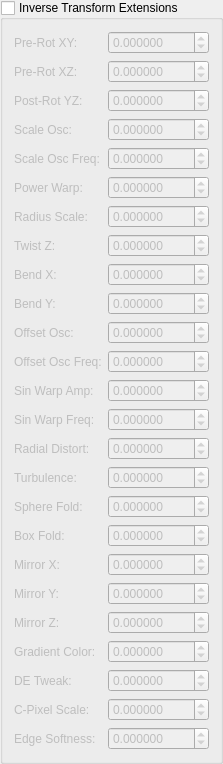
   <widget class="QGroupBox" name="groupCheck_inverse_extensions">
    <property name="title"><string>Inverse Transform Extensions</string></property>
    <property name="checkable"><bool>true</bool></property>
    <property name="checked"><bool>false</bool></property>
    <layout class="QGridLayout">
     <item row="0" column="0">
      <widget class="QLabel"><property name="text"><string>Pre-Rot XY:</string></property></widget>
     </item>
     <item row="0" column="1">
      <widget class="MyDoubleSpinBox" name="spinboxd_transf_iv_pre_rot_xy">
       <property name="decimals"><number>6</number></property>
       <property name="minimum"><double>-1000.000000</double></property>
       <property name="maximum"><double>1000.000000</double></property>
       <property name="singleStep"><double>0.1</double></property>
      </widget>
     </item>
     <item row="1" column="0">
      <widget class="QLabel"><property name="text"><string>Pre-Rot XZ:</string></property></widget>
     </item>
     <item row="1" column="1">
      <widget class="MyDoubleSpinBox" name="spinboxd_transf_iv_pre_rot_xz">
       <property name="decimals"><number>6</number></property>
       <property name="minimum"><double>-1000.000000</double></property>
       <property name="maximum"><double>1000.000000</double></property>
       <property name="singleStep"><double>0.1</double></property>
      </widget>
     </item>
     <item row="2" column="0">
      <widget class="QLabel"><property name="text"><string>Post-Rot YZ:</string></property></widget>
     </item>
     <item row="2" column="1">
      <widget class="MyDoubleSpinBox" name="spinboxd_transf_iv_post_rot_yz">
       <property name="decimals"><number>6</number></property>
       <property name="minimum"><double>-1000.000000</double></property>
       <property name="maximum"><double>1000.000000</double></property>
       <property name="singleStep"><double>0.1</double></property>
      </widget>
     </item>
     <item row="3" column="0">
      <widget class="QLabel"><property name="text"><string>Scale Osc:</string></property></widget>
     </item>
     <item row="3" column="1">
      <widget class="MyDoubleSpinBox" name="spinboxd_transf_iv_scale_osc">
       <property name="decimals"><number>6</number></property>
       <property name="minimum"><double>-1000.000000</double></property>
       <property name="maximum"><double>1000.000000</double></property>
       <property name="singleStep"><double>0.1</double></property>
      </widget>
     </item>
     <item row="4" column="0">
      <widget class="QLabel"><property name="text"><string>Scale Osc Freq:</string></property></widget>
     </item>
     <item row="4" column="1">
      <widget class="MyDoubleSpinBox" name="spinboxd_transf_iv_scale_osc_freq">
       <property name="decimals"><number>6</number></property>
       <property name="minimum"><double>-1000.000000</double></property>
       <property name="maximum"><double>1000.000000</double></property>
       <property name="singleStep"><double>0.1</double></property>
      </widget>
     </item>
     <item row="5" column="0">
      <widget class="QLabel"><property name="text"><string>Power Warp:</string></property></widget>
     </item>
     <item row="5" column="1">
      <widget class="MyDoubleSpinBox" name="spinboxd_transf_iv_power_warp">
       <property name="decimals"><number>6</number></property>
       <property name="minimum"><double>-1000.000000</double></property>
       <property name="maximum"><double>1000.000000</double></property>
       <property name="singleStep"><double>0.1</double></property>
      </widget>
     </item>
     <item row="6" column="0">
      <widget class="QLabel"><property name="text"><string>Radius Scale:</string></property></widget>
     </item>
     <item row="6" column="1">
      <widget class="MyDoubleSpinBox" name="spinboxd_transf_iv_radius_scale">
       <property name="decimals"><number>6</number></property>
       <property name="minimum"><double>-1000.000000</double></property>
       <property name="maximum"><double>1000.000000</double></property>
       <property name="singleStep"><double>0.1</double></property>
      </widget>
     </item>
     <item row="7" column="0">
      <widget class="QLabel"><property name="text"><string>Twist Z:</string></property></widget>
     </item>
     <item row="7" column="1">
      <widget class="MyDoubleSpinBox" name="spinboxd_transf_iv_twist_z">
       <property name="decimals"><number>6</number></property>
       <property name="minimum"><double>-1000.000000</double></property>
       <property name="maximum"><double>1000.000000</double></property>
       <property name="singleStep"><double>0.1</double></property>
      </widget>
     </item>
     <item row="8" column="0">
      <widget class="QLabel"><property name="text"><string>Bend X:</string></property></widget>
     </item>
     <item row="8" column="1">
      <widget class="MyDoubleSpinBox" name="spinboxd_transf_iv_bend_x">
       <property name="decimals"><number>6</number></property>
       <property name="minimum"><double>-1000.000000</double></property>
       <property name="maximum"><double>1000.000000</double></property>
       <property name="singleStep"><double>0.1</double></property>
      </widget>
     </item>
     <item row="9" column="0">
      <widget class="QLabel"><property name="text"><string>Bend Y:</string></property></widget>
     </item>
     <item row="9" column="1">
      <widget class="MyDoubleSpinBox" name="spinboxd_transf_iv_bend_y">
       <property name="decimals"><number>6</number></property>
       <property name="minimum"><double>-1000.000000</double></property>
       <property name="maximum"><double>1000.000000</double></property>
       <property name="singleStep"><double>0.1</double></property>
      </widget>
     </item>
     <item row="10" column="0">
      <widget class="QLabel"><property name="text"><string>Offset Osc:</string></property></widget>
     </item>
     <item row="10" column="1">
      <widget class="MyDoubleSpinBox" name="spinboxd_transf_iv_offset_osc">
       <property name="decimals"><number>6</number></property>
       <property name="minimum"><double>-1000.000000</double></property>
       <property name="maximum"><double>1000.000000</double></property>
       <property name="singleStep"><double>0.1</double></property>
      </widget>
     </item>
     <item row="11" column="0">
      <widget class="QLabel"><property name="text"><string>Offset Osc Freq:</string></property></widget>
     </item>
     <item row="11" column="1">
      <widget class="MyDoubleSpinBox" name="spinboxd_transf_iv_offset_osc_freq">
       <property name="decimals"><number>6</number></property>
       <property name="minimum"><double>-1000.000000</double></property>
       <property name="maximum"><double>1000.000000</double></property>
       <property name="singleStep"><double>0.1</double></property>
      </widget>
     </item>
     <item row="12" column="0">
      <widget class="QLabel"><property name="text"><string>Sin Warp Amp:</string></property></widget>
     </item>
     <item row="12" column="1">
      <widget class="MyDoubleSpinBox" name="spinboxd_transf_iv_sin_warp_amp">
       <property name="decimals"><number>6</number></property>
       <property name="minimum"><double>-1000.000000</double></property>
       <property name="maximum"><double>1000.000000</double></property>
       <property name="singleStep"><double>0.1</double></property>
      </widget>
     </item>
     <item row="13" column="0">
      <widget class="QLabel"><property name="text"><string>Sin Warp Freq:</string></property></widget>
     </item>
     <item row="13" column="1">
      <widget class="MyDoubleSpinBox" name="spinboxd_transf_iv_sin_warp_freq">
       <property name="decimals"><number>6</number></property>
       <property name="minimum"><double>-1000.000000</double></property>
       <property name="maximum"><double>1000.000000</double></property>
       <property name="singleStep"><double>0.1</double></property>
      </widget>
     </item>
     <item row="14" column="0">
      <widget class="QLabel"><property name="text"><string>Radial Distort:</string></property></widget>
     </item>
     <item row="14" column="1">
      <widget class="MyDoubleSpinBox" name="spinboxd_transf_iv_radial_distort">
       <property name="decimals"><number>6</number></property>
       <property name="minimum"><double>-1000.000000</double></property>
       <property name="maximum"><double>1000.000000</double></property>
       <property name="singleStep"><double>0.1</double></property>
      </widget>
     </item>
     <item row="15" column="0">
      <widget class="QLabel"><property name="text"><string>Turbulence:</string></property></widget>
     </item>
     <item row="15" column="1">
      <widget class="MyDoubleSpinBox" name="spinboxd_transf_iv_turbulence">
       <property name="decimals"><number>6</number></property>
       <property name="minimum"><double>-1000.000000</double></property>
       <property name="maximum"><double>1000.000000</double></property>
       <property name="singleStep"><double>0.1</double></property>
      </widget>
     </item>
     <item row="16" column="0">
      <widget class="QLabel"><property name="text"><string>Sphere Fold:</string></property></widget>
     </item>
     <item row="16" column="1">
      <widget class="MyDoubleSpinBox" name="spinboxd_transf_iv_sphere_fold">
       <property name="decimals"><number>6</number></property>
       <property name="minimum"><double>-1000.000000</double></property>
       <property name="maximum"><double>1000.000000</double></property>
       <property name="singleStep"><double>0.1</double></property>
      </widget>
     </item>
     <item row="17" column="0">
      <widget class="QLabel"><property name="text"><string>Box Fold:</string></property></widget>
     </item>
     <item row="17" column="1">
      <widget class="MyDoubleSpinBox" name="spinboxd_transf_iv_box_fold">
       <property name="decimals"><number>6</number></property>
       <property name="minimum"><double>-1000.000000</double></property>
       <property name="maximum"><double>1000.000000</double></property>
       <property name="singleStep"><double>0.1</double></property>
      </widget>
     </item>
     <item row="18" column="0">
      <widget class="QLabel"><property name="text"><string>Mirror X:</string></property></widget>
     </item>
     <item row="18" column="1">
      <widget class="MyDoubleSpinBox" name="spinboxd_transf_iv_mirror_x">
       <property name="decimals"><number>6</number></property>
       <property name="minimum"><double>-1000.000000</double></property>
       <property name="maximum"><double>1000.000000</double></property>
       <property name="singleStep"><double>0.1</double></property>
      </widget>
     </item>
     <item row="19" column="0">
      <widget class="QLabel"><property name="text"><string>Mirror Y:</string></property></widget>
     </item>
     <item row="19" column="1">
      <widget class="MyDoubleSpinBox" name="spinboxd_transf_iv_mirror_y">
       <property name="decimals"><number>6</number></property>
       <property name="minimum"><double>-1000.000000</double></property>
       <property name="maximum"><double>1000.000000</double></property>
       <property name="singleStep"><double>0.1</double></property>
      </widget>
     </item>
     <item row="20" column="0">
      <widget class="QLabel"><property name="text"><string>Mirror Z:</string></property></widget>
     </item>
     <item row="20" column="1">
      <widget class="MyDoubleSpinBox" name="spinboxd_transf_iv_mirror_z">
       <property name="decimals"><number>6</number></property>
       <property name="minimum"><double>-1000.000000</double></property>
       <property name="maximum"><double>1000.000000</double></property>
       <property name="singleStep"><double>0.1</double></property>
      </widget>
     </item>
     <item row="21" column="0">
      <widget class="QLabel"><property name="text"><string>Gradient Color:</string></property></widget>
     </item>
     <item row="21" column="1">
      <widget class="MyDoubleSpinBox" name="spinboxd_transf_iv_gradient_color">
       <property name="decimals"><number>6</number></property>
       <property name="minimum"><double>-1000.000000</double></property>
       <property name="maximum"><double>1000.000000</double></property>
       <property name="singleStep"><double>0.1</double></property>
      </widget>
     </item>
     <item row="22" column="0">
      <widget class="QLabel"><property name="text"><string>DE Tweak:</string></property></widget>
     </item>
     <item row="22" column="1">
      <widget class="MyDoubleSpinBox" name="spinboxd_transf_iv_de_tweak">
       <property name="decimals"><number>6</number></property>
       <property name="minimum"><double>-1000.000000</double></property>
       <property name="maximum"><double>1000.000000</double></property>
       <property name="singleStep"><double>0.1</double></property>
      </widget>
     </item>
     <item row="23" column="0">
      <widget class="QLabel"><property name="text"><string>C-Pixel Scale:</string></property></widget>
     </item>
     <item row="23" column="1">
      <widget class="MyDoubleSpinBox" name="spinboxd_transf_iv_cpixel_scale">
       <property name="decimals"><number>6</number></property>
       <property name="minimum"><double>-1000.000000</double></property>
       <property name="maximum"><double>1000.000000</double></property>
       <property name="singleStep"><double>0.1</double></property>
      </widget>
     </item>
     <item row="24" column="0">
      <widget class="QLabel"><property name="text"><string>Edge Softness:</string></property></widget>
     </item>
     <item row="24" column="1">
      <widget class="MyDoubleSpinBox" name="spinboxd_transf_iv_edge_softness">
       <property name="decimals"><number>6</number></property>
       <property name="minimum"><double>-1000.000000</double></property>
       <property name="maximum"><double>1000.000000</double></property>
       <property name="singleStep"><double>0.1</double></property>
      </widget>
     </item>
    </layout>
   </widget>
